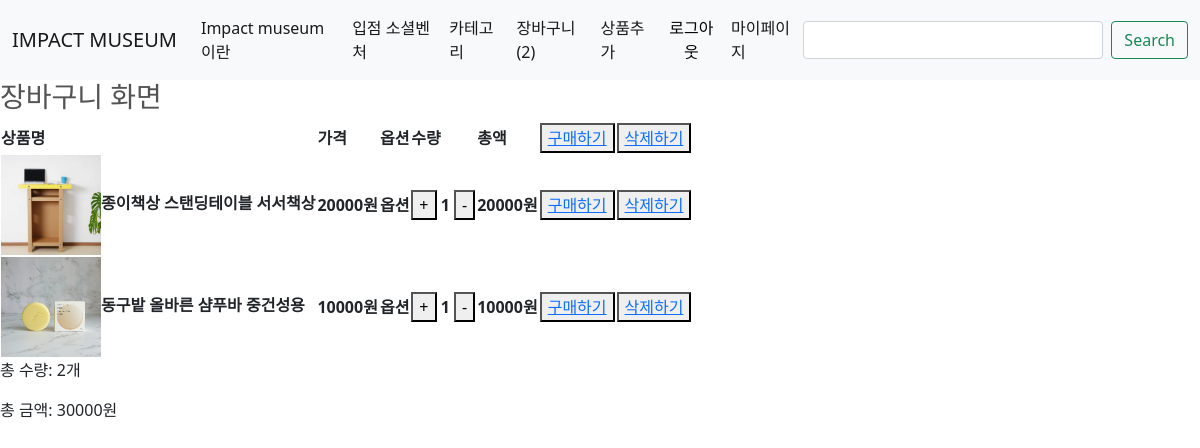
The page /products/cart/ (signed in) on the database its author committed.
### products/models.py (models this page shows, shortened)
class Order(models.Model):
    customer = models.ForeignKey(Customer, on_delete=models.SET_NULL, blank=True, null=True, default=1)    # Customer가 회원탈퇴 하더라도 주문 내역을 유지하기 / 어뷰징 회원일 수도 있기 때문에 주문 내역 자료가 필요할 수 있다.
    date_ordered = models.DateTimeField(auto_now_add=True)
    complete = models.BooleanField(default=True, null=True, blank=True)
    transaction_id = models.CharField(max_length=200, null=True)
    @property
    def get_cart_total(self):
        orderitems = self.orderitem_set.all()
        total = sum([item.get_total for item in orderitems])
        return total
    def get_cart_items(self):
        orderitems = self.orderitem_set.all()
        total = sum([item.quantity for item in orderitems])
        return total

class OrderItem(models.Model):
    product = models.ForeignKey(Product, on_delete=models.SET_NULL, blank=True, null=True)   # Post 모델과 1:N관계 / 장바구니 기록을 남기기 위해 Post가 사라져도 남게끔 설정
    order = models.ForeignKey(Order, on_delete=models.SET_NULL, blank=True, null=True)    # Order 모델과 1:N관계 / 주문내역이 사라져도 장바구니 기록을 남길 수 있게 설정
    quantity = models.IntegerField(default=0, null=False, blank=False)
    date_added = models.DateTimeField(auto_now_add=True)
    @property
    def get_total(self):
        total = self.product.price * self.quantity
        return total

class Product(models.Model):
    product_name = models.CharField(max_length=100)
    brand = models.TextField()
    price = models.PositiveIntegerField(default=0)              # 가격이니까 실수가 아닌 정수 필드로 수정 / 가격이 음수가 될 수 없으니 타이트하게 필드 설정
    image = models.ImageField(null=True, blank=True, upload_to='products/product/%Y/%m/%d')            # 이미지이니까 Image 필드 선택
    created_at = models.DateTimeField(auto_now_add=True)        # 상품 db에 추가할 때 날짜 설정
    updated_at = models.DateTimeField(auto_now=True)            # 수정될 떄마다 날짜 설정
    class Meta:              # Product 모델안에 Meta 클래스 속성으로 id필드에 대한 역순을 설정할 수도 있음 -> 최신 상품목록을 보여주기 위함
        ordering = ['-id']   # 그런데, View 함수에서 Product.objects.all().order_by로 설정하면 Meta 클래스는 무시됨
    @property
    def imageURL(self):
        try:
            url = self.image.url
        except:
            url = 'products/'
        return url

### products/views.py (the view)
# urls.py: path('cart/', views.cart, name='cart'),
def cart(request):
    if request.user.is_authenticated:
        customer = request.user.customer
        order, created = Order.objects.get_or_create(customer=customer, complete=False)
        items = order.orderitem_set.all()  # order 모델에서 orderitem 모델에 접근하여 -> 해당 order의 orderitem DB 전부를 가져오기
        cartItems = order.get_cart_items   # 특정 order에 해당되는 orderitem의 수량을 전부 합한 값을 가져오기
    else:
        items = []  # cart.html에 아무것도 보내주지 않는다는 것을 의미
        order = {'get_cart_total':0, 'get_cart_items':0}  # 로그인하지 않아도 화면을 볼 수 있게 order 변수를 정의해주는 것
        cartItems = order['get_cart_items']
    context = {'items': items, 'order':order, 'cartItems': cartItems}  # 장바구니 개수를 표현하기 위해 cartItems 변수를 같이 보내줘야 한다.
    return render(request, 'products/cart.html', context)

### products/templates/products/cart.html (shortened to what this page needs)
{% extends 'base.html' %}
{% load static %}
{% block content %}
<h3>장바구니 화면</h3>
<div>
    <table>
        <tr>
            <th>상품명</th>
            <th>가격</th>
            <th>옵션</th>
            <th>수량</th>
            <th>총액</th>
            <th><button><a href="{% url 'products:checkout' %}">구매하기</a></button></th>
            <th><button><a href="">삭제하기</a></button></th>
        </tr>
        {% for item in items %}
        <tr>
            <th><img src="{{ item.product.imageURL }}" width="100px" height="100px">{{ item.product.product_name }}</th>
            <th>{{ item.product.price|floatformat:"0g" }}원</th>
            <th>옵션</th>
            <th>
                <button data-product="{{item.product.id}}" data-action="add" class="cart-update" onClick="window.location.href=window.location.href">+</button>
                {{ item.quantity }}
                <button data-product="{{item.product.id}}" data-action="remove" class="cart-update" onClick="window.location.href=window.location.href">-</button>
            </th>
            <th>{{ item.get_total|floatformat:"0g" }}원</th>
            <th><button><a href="{% url 'products:checkout' %}">구매하기</a></button></th>
            <th><button><a href="">삭제하기</a></button></th>
        </tr>
        {% endfor %}
    </table>
    <div>
        <p>총 수량: {{ cartItems }}개</p>
        <p>총 금액: {{ order.get_cart_total|floatformat:"0g" }}원</p>
    </div>
</div>
{% endblock %}

### templates/base.html (shortened to what this page needs)
{% load static %}
<!DOCTYPE html>
<html lang="ko">
<head>
    <link rel="stylesheet" href="{% static 'main.css' %}">
    <link href="https://cdn.jsdelivr.net/npm/bootstrap@5.1.3/dist/css/bootstrap.min.css" rel="stylesheet">
</head>
<body>
      <nav class="navbar navbar-expand-lg navbar-light bg-light">
        <div class="container-fluid">
          <div class="collapse navbar-collapse" id="navbarTogglerDemo01">
            <a class="navbar-brand" href="{% url 'main' %}">IMPACT MUSEUM</a>
            <ul class="navbar-nav me-auto mb-2 mb-lg-0">
              <li class="nav-item">
                <a class="nav-link active" aria-current="page" href="#">Impact museum이란</a>
              </li>
              <li class="nav-item">
                <a class="nav-link active" aria-current="page" href="#">입점 소셜벤처</a>
              </li>
              <li class="nav-item">
                <a class="nav-link active" aria-current="page" href="#">카테고리</a>
              </li>
              <li class="nav-item">
                <a class="nav-link active" href="{% url 'products:cart' %}">장바구니({{ cartItems }})</a>
              </li>
              <li class="nav-item">
                <a class="nav-link active" href="{% url 'products:new' %}">상품추가</a>
              </li>
              {% if user.is_authenticated %}
              <form id="logout-form" method="POST" action="{% url 'accounts:logout' %}">
                  <button id="logout-button" type="submit">로그아웃</button>
                  <a class="nav-link active" aria-current="page" href="{% url 'accounts:mypage' %}">마이페이지</a>
              </form>
              {% endif %}
            </ul>
            <form class="d-flex" action="{% url 'products:index' %}" method="GET">
              <input id="product-search" class="form-control me-2" type="search" aria-label="Search" name="query" value="{{ query }}">
              <button class="btn btn-outline-success" type="submit">Search</button>
            </form>
          </div>
        </div>
      </nav>
    {% block content %}
    {% endblock %}
</body>
</html>

### static/main.css (style rules this page uses)
.navbar.navbar-expand-lg.navbar-light.bg-light { height: 80px; }
#product-search { width: 300px; }
#logout-button { border: 0; background-color: transparent; }
#logout-form { display: flex; }
h1, h2, h3 { color: #535353; font-size: 16px; }

### rows shown on the page
Order: id.quantity "2", get_cart_total "30000"
OrderItem: product.imageURL (picture), product.product_name "종이책상 스탠딩테이블 서서책상", product.price "20000", quantity "1", get_total "20000"
OrderItem: product.imageURL (picture), product.product_name "동구밭 올바른 샴푸바 중건성용", product.price "10000", quantity "1", get_total "10000"
